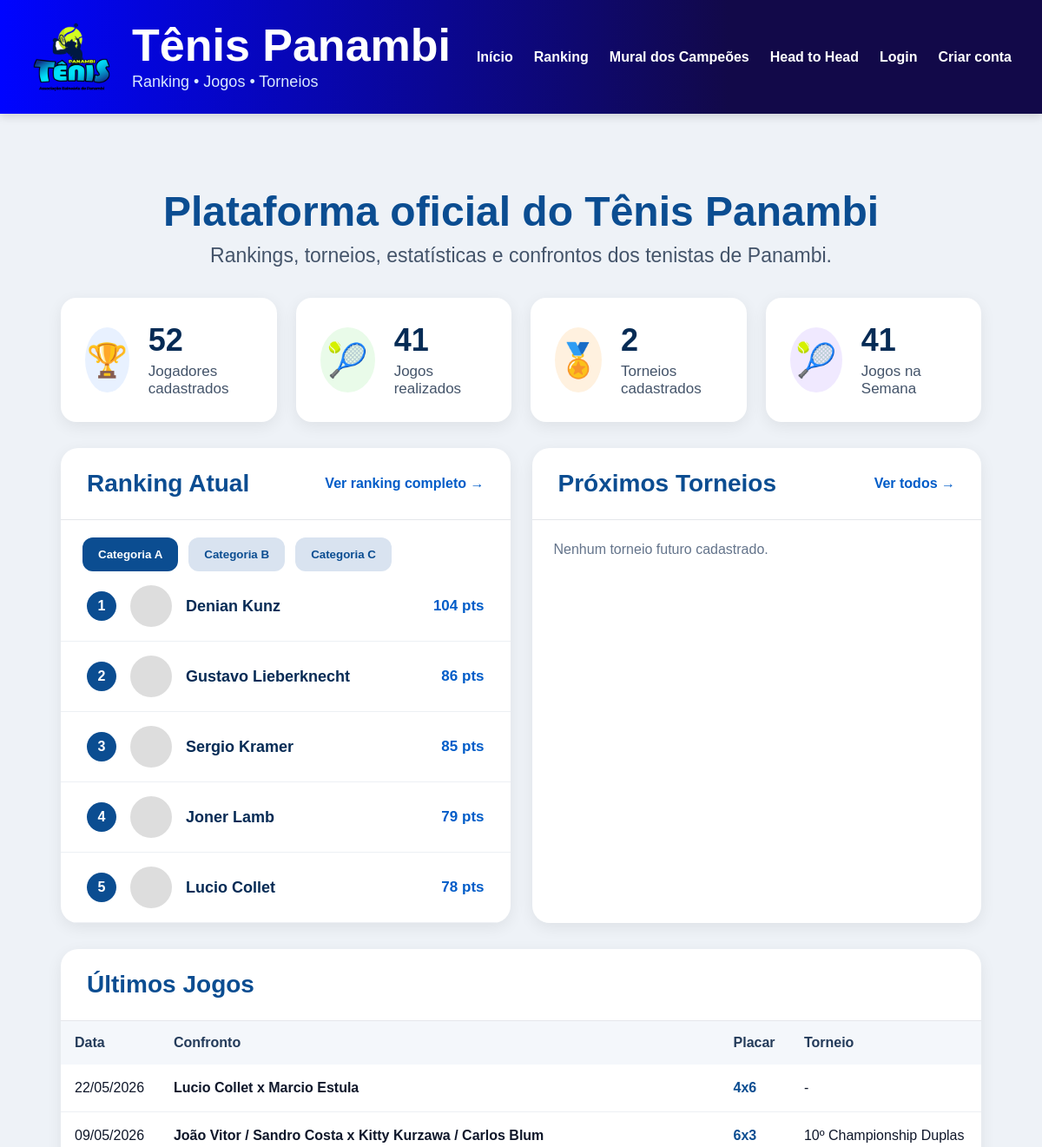
The app's page / (upper part), older data.
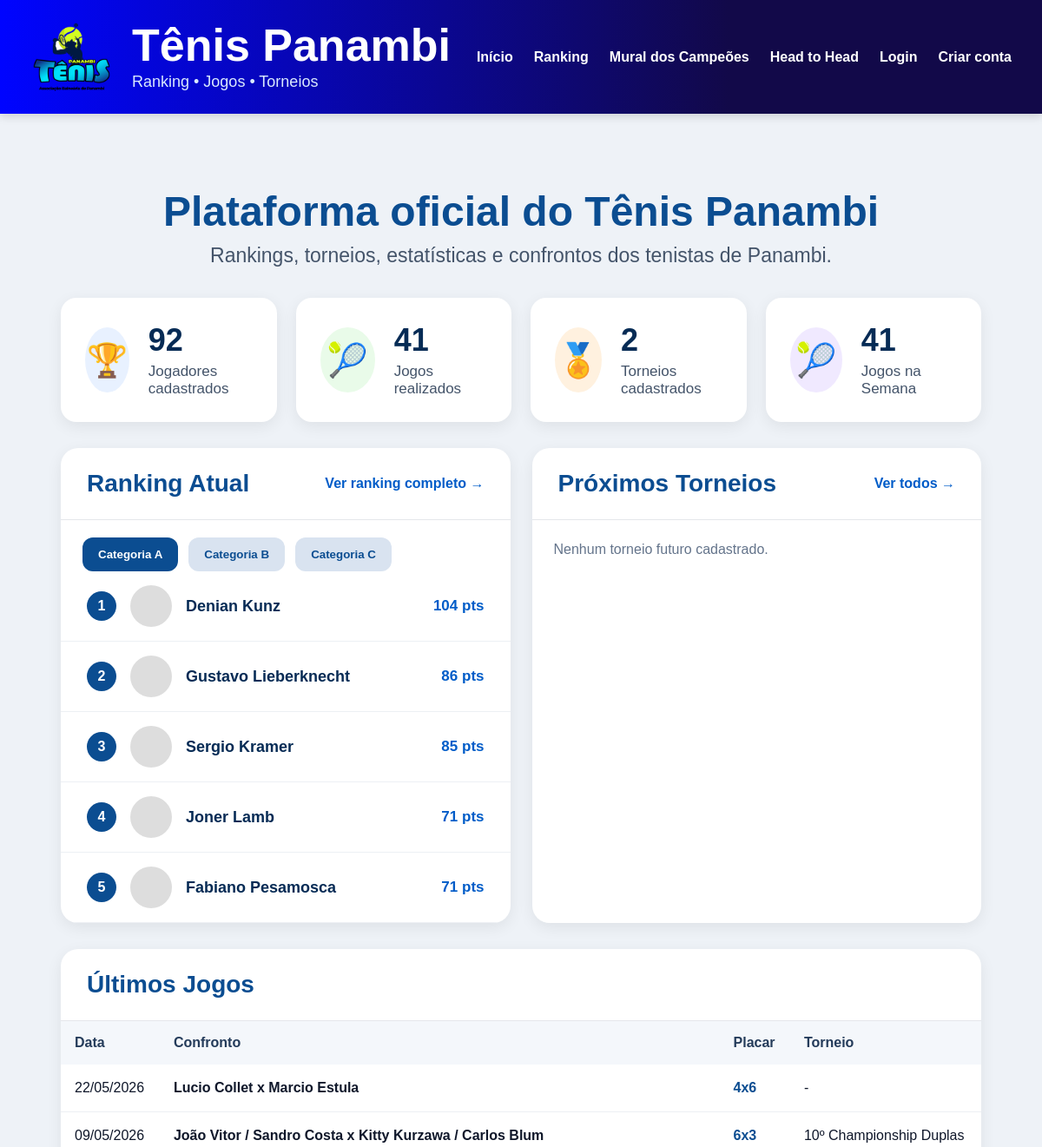
The same page, newer data.
### core/models.py (models this page shows, shortened)
class RankingJogador(models.Model):
    torneio = models.ForeignKey(
        Torneio,
        on_delete=models.CASCADE
    )
    categoria = models.ForeignKey(
        CategoriaTorneio,
        on_delete=models.CASCADE
    )
    jogador = models.ForeignKey(
        Jogador,
        on_delete=models.CASCADE
    )
    pontos = models.IntegerField(default=0)
    vitorias = models.IntegerField(default=0)
    derrotas = models.IntegerField(default=0)
    games_feitos = models.IntegerField(default=0)
    games_sofridos = models.IntegerField(default=0)
    aproveitamento = models.FloatField(default=0)
    posicao = models.IntegerField(default=0)
    status_ranking = models.CharField(
        max_length=30,
        blank=True,
        null=True
    )

class Jogador(models.Model):
    CATEGORIAS = [
        ('A', 'Categoria A'),
        ('B', 'Categoria B'),
        ('C', 'Categoria C'),
    ]
    NIVEIS = [
        ('INICIANTE', 'Iniciante'),
        ('INTERMEDIARIO', 'Intermediário'),
        ('AVANCADO', 'Avançado'),
    ]
    MAOS = [
        ('DIREITA', 'Direita'),
        ('ESQUERDA', 'Esquerda'),
    ]
    usuario = models.OneToOneField(
        User,
        on_delete=models.SET_NULL,
        null=True,
        blank=True
    )
    nome = models.CharField(max_length=150)
    email = models.EmailField(
        blank=True,
        null=True
    )
    telefone = models.CharField(
        max_length=30,
        blank=True,
        null=True
    )
    cidade = models.CharField(
        max_length=100,
        blank=True,
        null=True
    )
    categoria = models.CharField(
    max_length=1,
    choices=CATEGORIAS,
    blank=True,
    null=True
)
    nivel = models.CharField(
        max_length=20,
        choices=NIVEIS,
        default='INICIANTE'
    )
    mao_dominante = models.CharField(
        max_length=20,
        choices=MAOS,
        default='DIREITA'
    )
    raquete = models.CharField(
        max_length=100,
        blank=True,
        null=True
    )
    instagram = models.CharField(
        max_length=100,
        blank=True,
        null=True
    )
    foto = models.ImageField(
        upload_to='jogadores/',
        blank=True,
        null=True
    )
    jogos_historicos = models.IntegerField(default=0)
    vitorias_historicas = models.IntegerField(default=0)
    derrotas_historicas = models.IntegerField(default=0)
    titulos_cd = models.IntegerField(default=0)
    vice_cd = models.IntegerField(default=0)
    semifinal_cd = models.IntegerField(default=0)
    ativo = models.BooleanField(default=False)
    criado_em = models.DateTimeField(auto_now_add=True)
    class Meta:
        ordering = ['categoria', 'nome']

class Jogo(models.Model):
    TIPOS = [
        ('CHAMPIONSHIP_DUPLAS', 'Championship Duplas'),
        ('AMISTOSO_DUPLAS', 'Amistoso Duplas'),
        ('SIMPLES', 'Simples'),
    ]
    STATUS_JOGO = [
        ('PENDENTE', 'Pendente'),
        ('CONFIRMADO', 'Confirmado'),
        ('CONTESTADO', 'Contestado'),
    ]
    FASES = [
        ('OITAVAS', 'Oitavas'),
        ('QUARTAS', 'Quartas'),
        ('SEMI', 'Semi Final'),
        ('FINAL', 'Final'),
    ]
    torneio = models.ForeignKey(
        Torneio,
        on_delete=models.CASCADE,
        blank=True,
        null=True
    )
    categoria = models.ForeignKey(
        CategoriaTorneio,
        on_delete=models.SET_NULL,
        blank=True,
        null=True
    )
    tipo_jogo = models.CharField(
        max_length=30,
        choices=TIPOS
    )
    rodada = models.IntegerField(
        blank=True,
        null=True
    )
    fase = models.CharField(
        max_length=20,
        choices=FASES,
        blank=True,
        null=True
    )
    data_jogo = models.DateField()
    status = models.CharField(
        max_length=20,
        choices=STATUS_JOGO,
        default='PENDENTE'
    )
    criado_em = models.DateTimeField(auto_now_add=True)
    observacoes = models.TextField(
        blank=True,
        null=True
    )
    def descricao_confronto(self):
        lado_a = []
        lado_b = []
        for p in self.participantes.all():
            if p.lado == 'A':
                lado_a.append(p.jogador.nome)
            if p.lado == 'B':
                lado_b.append(p.jogador.nome)
        nome_a = ' / '.join(lado_a)
        nome_b = ' / '.join(lado_b)
        return f'{nome_a} x {nome_b}'
    def placar_resumido(self):
        placares = []
        for s in self.sets.all().order_by('numero_set'):
            placar = f'{s.games_lado_a}x{s.games_lado_b}'
            if s.teve_tiebreak:
                placar += f' ({s.tiebreak_lado_a}x{s.tiebreak_lado_b})'
            placares.append(placar)
        return ' / '.join(placares)

class ParticipanteJogo(models.Model):
    LADOS = [
        ('A', 'Lado A'),
        ('B', 'Lado B'),
    ]
    jogo = models.ForeignKey(
        Jogo,
        on_delete=models.CASCADE,
        related_name='participantes'
    )
    jogador = models.ForeignKey(
        Jogador,
        on_delete=models.CASCADE
    )
    lado = models.CharField(
        max_length=1,
        choices=LADOS
    )
    vencedor = models.BooleanField(default=False)
    pontos_ranking = models.IntegerField(default=0)

class SetJogo(models.Model):
    jogo = models.ForeignKey(
        Jogo,
        on_delete=models.CASCADE,
        related_name='sets'
    )
    numero_set = models.IntegerField()
    games_lado_a = models.IntegerField()
    games_lado_b = models.IntegerField()
    teve_tiebreak = models.BooleanField(default=False)
    tiebreak_lado_a = models.IntegerField(
        blank=True,
        null=True
    )
    tiebreak_lado_b = models.IntegerField(
        blank=True,
        null=True
    )

class Torneio(models.Model):
    TIPOS = [
        ('RANKING', 'Ranking'),
        ('MATA_MATA', 'Mata-mata'),
        ('GRUPOS', 'Grupos'),
        ('AMISTOSO', 'Amistoso'),
        ('TREINO', 'Treino'),
    ]
    DISPUTAS = [
        ('SIMPLES', 'Simples'),
        ('DUPLAS', 'Duplas'),
    ]
    STATUS = [
    ('ABERTO', 'Aberto'),
    ('EM_ANDAMENTO', 'Em andamento'),
    ('FASE_FINAIS', 'Fase finais'),
    ('ENCERRADO', 'Encerrado definitivamente'),
]
    nome = models.CharField(max_length=100)
    edicao = models.IntegerField(default=1)
    ano = models.IntegerField(default=2026)
    tipo = models.CharField(
        max_length=20,
        choices=TIPOS,
        default='RANKING'
    )
    disputa = models.CharField(
        max_length=20,
        choices=DISPUTAS,
        default='DUPLAS'
    )
    data_inicio = models.DateField(
        blank=True,
        null=True
    )
    data_fim = models.DateField(
        blank=True,
        null=True
    )
    status = models.CharField(
        max_length=20,
        choices=STATUS,
        default='ABERTO'
    )
    criado_em = models.DateTimeField(auto_now_add=True)

### core/views.py (the view)
def home(request):
    total_jogadores = Jogador.objects.count()
    total_jogos = Jogo.objects.filter(
        status='CONFIRMADO'
    ).count()
    total_torneios = Torneio.objects.count()
    jogos_semana = Jogo.objects.filter(
        status='CONFIRMADO'
    ).count()
    ultimos_jogos = Jogo.objects.filter(
    status='CONFIRMADO'
    ).order_by('-data_jogo','-id')[:10]
    ranking_a = RankingJogador.objects.filter(
        categoria__categoria='A'
    ).order_by('posicao')[:5]
    ranking_b = RankingJogador.objects.filter(
        categoria__categoria='B'
    ).order_by('posicao')[:5]
    ranking_c = RankingJogador.objects.filter(
        categoria__categoria='C'
    ).order_by('posicao')[:5]
    proximos_torneios = Torneio.objects.filter(
        data_inicio__gte=date.today()
    ).order_by('data_inicio')[:3]
    return render(
        request,
        'core/index.html',
        {
            'total_jogadores': total_jogadores,
            'total_jogos': total_jogos,
            'total_torneios': total_torneios,
            'jogos_semana': jogos_semana,
            'ultimos_jogos': ultimos_jogos,
            'ranking_a': ranking_a,
            'ranking_b': ranking_b,
            'ranking_c': ranking_c,
            'proximos_torneios': proximos_torneios,
        }
    )

### core/templates/core/index.html (shortened to what the changed rows need)
{% extends 'base/base.html' %}
{% load static %}
{% block content %}
</head>
<body>
<div class="container">
    <div class="titulo-home">
        <h1>Plataforma oficial do Tênis Panambi</h1>
    </div>
    <div class="cards-status">
        <div class="status-card">
            <div>
                <h2>{{ total_jogadores }}</h2>
                <p>Jogadores cadastrados</p>
            </div>
        </div>
        <div class="status-card">
            <div>
                <h2>{{ total_jogos }}</h2>
            </div>
        </div>
        <div class="status-card">
            <div>
                <h2>{{ total_torneios }}</h2>
            </div>
        </div>
        <div class="status-card">
    <div>
        <h2>{{ jogos_semana }}</h2>
    </div>
</div>
    </div>
    <div class="grade-principal">
        <div class="card">
            <div class="card-header">
                <h2>Ranking Atual</h2>
            </div>
<div id="rankingA">
    {% for r in ranking_a %}
        <div class="ranking-item">
            <div class="posicao">
                {{ r.posicao }}
            </div>
            {% if r.jogador.foto %}
                <img class="avatar" src="{{ r.jogador.foto.url }}">
            {% else %}
                <div class="avatar"></div>
            {% endif %}
            <div class="ranking-nome">
                {{ r.jogador.nome }}
            </div>
            <div class="ranking-pontos">
                {{ r.pontos }} pts
            </div>
        </div>
    {% endfor %}
</div>
        </div>
        <div class="card">
            <div class="card-header">
                <h2>Próximos Torneios</h2>
            </div>
        </div>
    </div>
    <div class="ultimos-jogos">
        <div class="card-header">
            <h2>Últimos Jogos</h2>
        </div>
        <table class="tabela-jogos">
            <tr>
                <th>Data</th>
                <th>Confronto</th>
                <th>Placar</th>
                <th>Torneio</th>
            </tr>
            {% for jogo in ultimos_jogos %}
            <tr>
                <td>{{ jogo.data_jogo|date:"d/m/Y" }}</td>
                <td><strong>{{ jogo.descricao_confronto }}</strong></td>
                <td class="placar">{{ jogo.placar_resumido }}</td>
                <td>
                    {% if jogo.torneio %}
                        {{ jogo.torneio.nome }}
                    {% else %}
                        -
                    {% endif %}
                </td>
            </tr>
            {% empty %}
            <tr>
                <td colspan="4" style="text-align:center;color:#64748b;">
                    Nenhum jogo confirmado ainda.
                </td>
            </tr>
            {% endfor %}
        </table>
    </div>
</div>
{% endblock %}

Row changes from the older to the newer data that the page shows:
removed RankingJogador: posicao "4", jogador.nome "Joner Lamb", pontos "79"
removed RankingJogador: posicao "5", jogador.nome "Lucio Collet", pontos "78"
added RankingJogador: posicao "4", jogador.nome "Joner Lamb", pontos "71"
added RankingJogador: posicao "5", jogador.nome "Fabiano Pesamosca", pontos "71"
Text that changed along with them:
{{ total_jogadores }}: "52" → "92"
